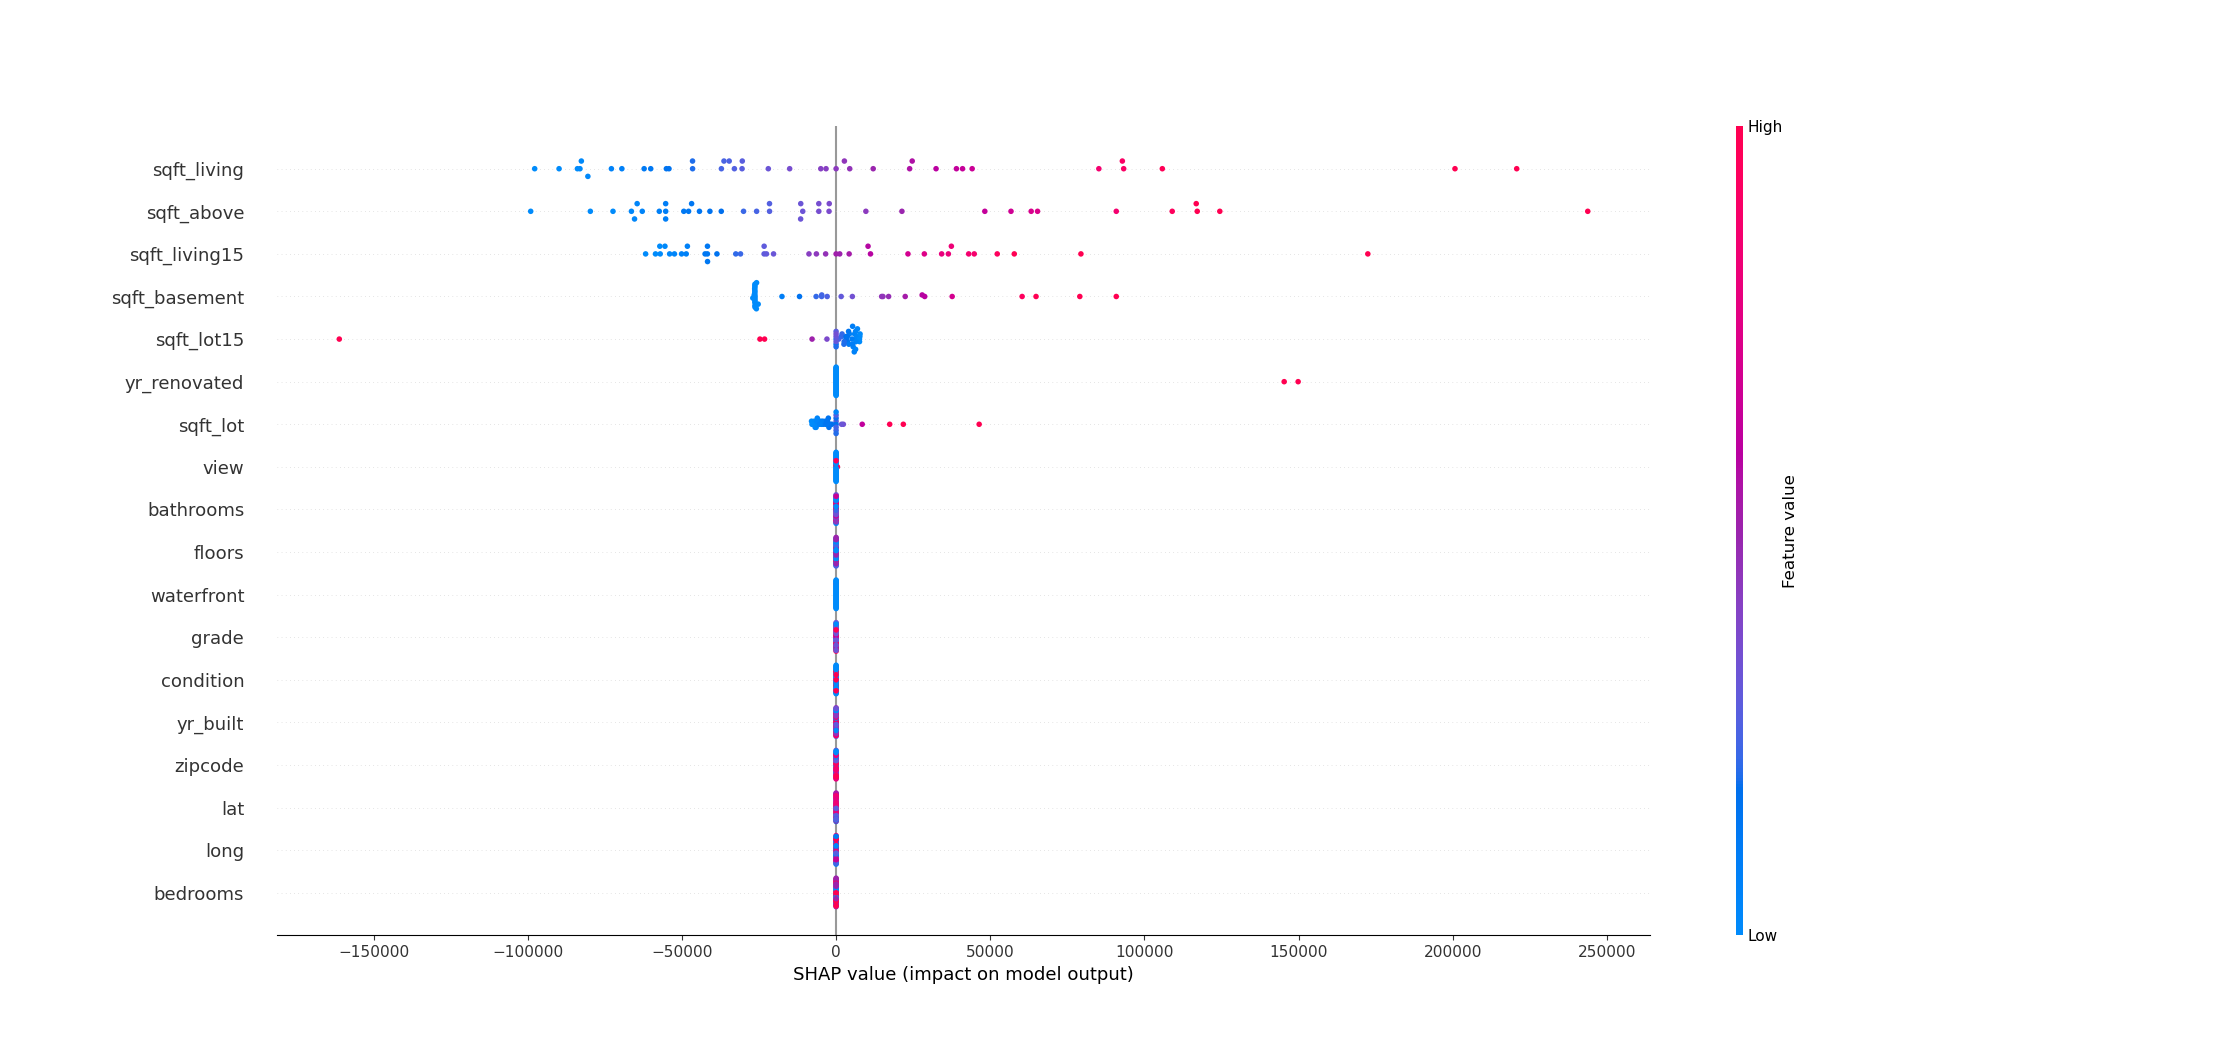

Here is the Python script that generated this plot:
from matplotlib.backend_bases import MouseEvent
from matplotlib.pyplot import axis
from sklearn.model_selection import train_test_split
from sklearn.preprocessing import OneHotEncoder
import numpy as np
import shap
import time
import torch
import pandas as pd
import torch.nn as nn
from torch.utils.data import DataLoader, TensorDataset

start_time = time.time()
df = pd.read_csv('kc_house_data.csv')
print(df)

X = df.drop(['id', 'date', 'price'], axis=1)
y = df.iloc[:, 2]
X_train, X_test, y_train, y_test = train_test_split(X, y, test_size=0.05, random_state=0)

X_train_summary = shap.kmeans(X_train.to_numpy(), 10)

X_train_tensor = torch.Tensor(X_train.to_numpy())
y_train_tensor = torch.Tensor(y_train.to_numpy().reshape(-1, 1))
dataset = TensorDataset(X_train_tensor, y_train_tensor)
dataloader = DataLoader(dataset, batch_size=4096, shuffle=True)

model = nn.Sequential(
          nn.Linear(18, 200),
          nn.ReLU(),
          nn.Linear(200, 1),
          nn.ReLU()
        )
# model.cuda()
optimizer = torch.optim.Adam(model.parameters())
loss_fn = torch.nn.MSELoss(reduction='sum')
for e in range(200):
    print(e)
    for step, (x, y) in enumerate(dataloader):
        model.zero_grad()
        y_pred = model(x)
        loss = loss_fn(y_pred, y)
        loss.backward()
        optimizer.step()
print(time.time()-start_time)
# model.cpu()
time.sleep(2)
def f(x):
    return model(torch.Tensor(x)).detach().numpy().reshape(-1)
    

ex = shap.KernelExplainer(f, X_train_summary)
# shap_values = ex.shap_values(X_test.iloc[0, :])
# shap.force_plot(ex.expected_value, shap_values[0], X_test.iloc[0, :], matplotlib=True)

shap_values = ex.shap_values(X_test.iloc[0:40, :])
shap.summary_plot(shap_values, X_test.iloc[0:40, :])
